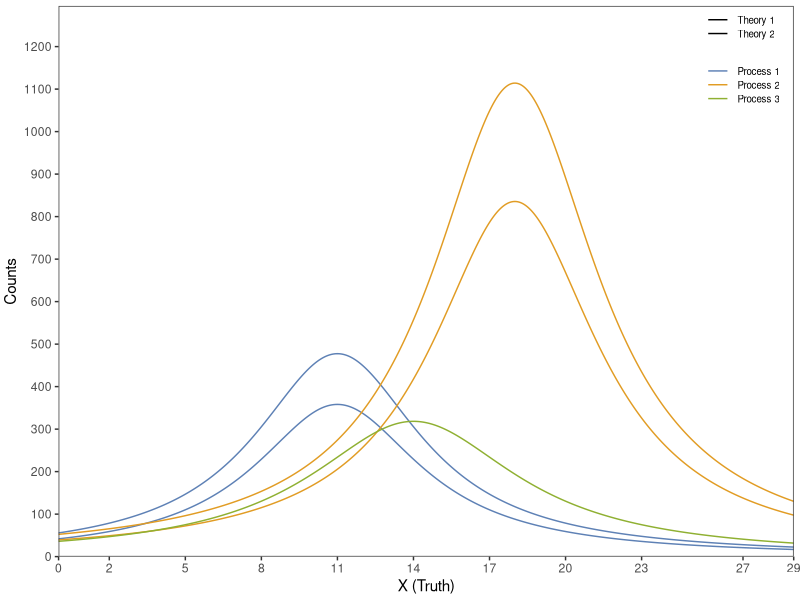
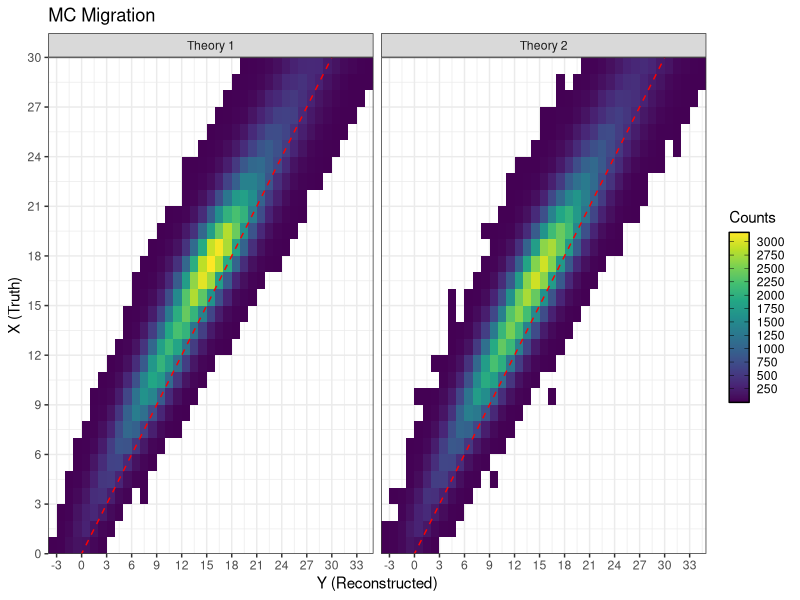

Source code (R) for these figures, in order: (Note: this script raises an error after producing the figures.)
## ---- chunk 1
library(tidyverse)
library(gridExtra)
library(grid)
library(gridtext)
library(gtable)
library(knitr)
library(RColorBrewer)
library(viridisLite)
library(viridis)
library(gtools)
library(cowplot)
library(egg)
## ---- chunk 2
set.seed(12321)
# Assume 10000 events
nsim_data <- 20000
dmrat <- 20
nsim_mc <- dmrat*nsim_data

# Two possible types of processes with different means but equal variances
loctn <- c(11,18,14)
scale <- c(4,4,5)
p <- 0.25
p1 <- c(0.3,0.7)
p2 <- c((1-p)*p1[1],(1-p)*p1[2],p)
p3 <- p2 + c(-0.04,0.03,0.01)

events_data1 <- c(rmultinom(1, nsim_data, p1))
events_data2 <- c(rmultinom(1, nsim_data, p2))
events_data3 <- c(rmultinom(1, nsim_data, p3))

events_mc1 <- c(rmultinom(1, nsim_mc, p1))
events_mc2 <- c(rmultinom(1, nsim_mc, p2))

x1_data1 <- rcauchy(events_data1[1], location = loctn[1], scale = scale[1])
x2_data1 <- rcauchy(events_data1[2], location = loctn[2], scale = scale[2])
x1_data2 <- rcauchy(events_data2[1], location = loctn[1], scale = scale[1])
x2_data2 <- rcauchy(events_data2[2], location = loctn[2], scale = scale[2])
x3_data2 <- rcauchy(events_data2[3], location = loctn[3], scale = scale[3])
x1_data3 <- rcauchy(events_data3[1], location = loctn[1], scale = scale[1])
x2_data3 <- rcauchy(events_data3[2], location = loctn[2], scale = scale[2])
x3_data3 <- rcauchy(events_data3[3], location = loctn[3], scale = scale[3])
x1_mc1 <- rcauchy(events_mc1[1], location = loctn[1], scale = scale[1])
x2_mc1 <- rcauchy(events_mc1[2], location = loctn[2], scale = scale[2])
x1_mc2 <- rcauchy(events_mc2[1], location = loctn[1], scale = scale[1])
x2_mc2 <- rcauchy(events_mc2[2], location = loctn[2], scale = scale[2])
x3_mc2 <- rcauchy(events_mc2[3], location = loctn[3], scale = scale[3])

x_data <- c(x1_data1,x2_data1,
            x1_data2,x2_data2,x3_data2,
            x1_data3,x2_data3,x3_data3)
x_mc <- c(x1_mc1,x2_mc1,
          x1_mc2,x2_mc2,x3_mc2)

# Efficiency
xdetected_data <- rbernoulli(nsim_data,1-exp(-sqrt(abs(x_data))/4)) == 1
xdetected_mc <- rbernoulli(nsim_mc,1-exp(-sqrt(abs(x_mc))/4)) == 1

# Add Smearing
err_mu_data <- -abs(x_data)^(1/4)
err_sd_data <- log((abs(x_data)+10)/4)
y_data <- x_data + rnorm(3*nsim_data, mean = err_mu_data, sd = err_sd_data)

err_mu_mc <- -abs(x_mc)^(1/4)
err_sd_mc <- log((abs(x_mc)+10)/4)
y_mc <- x_mc + rnorm(2*nsim_mc, mean = err_mu_mc, sd = err_sd_mc)

# Binned representation
xymin <- 2
xymax <- 27
xystep <- 3
dxy <- 2
xyaxes <- c(xymin-dxy,xymin,
            seq(xymin+xystep,xymax-xystep,xystep),
            xymax,xymax+dxy)

sims_data <- tibble("Theory" = 
                      rep(c("Theory 1","Theory 2","Theory 3"),
                          each = nsim_data),
                    "Truth" = x_data,
                    "Reconstructed" = y_data,
                    "Detected" = xdetected_data) %>%
  filter(Truth <= 30 & Truth >= 0)
sims_mc <- tibble("Theory" = 
                    rep(c("Theory 1","Theory 2"),
                        each = nsim_mc),
                  "Truth" = x_mc,
                  "Reconstructed" = y_mc,
                  "Detected" = xdetected_mc) %>%
  filter(Truth <= 30 & Truth >= 0)


bins_data <- sims_data %>%
  pivot_longer(c(Reconstructed,Truth), 
               names_to = "Treatment", 
               values_to = "Bin") %>%
  mutate(Bin = ceiling(Bin)) %>%
  filter(Bin <= 30 & Bin >= 1) %>%
  filter((Treatment == "Reconstructed" & Detected == TRUE) | Treatment == "Truth") %>%
  count(Theory, Bin, Treatment, name = "Counts") %>%
  complete(Theory, Bin=1:30, Treatment, fill = list(Counts=0)) %>%
  mutate(LBin = Bin-1,
         LCounts = cbind(
           rbind(diag(rep(1,62))[c(3,4,3:58,61,62),-c(1,2)],diag(0,60),diag(0,60)),
           rbind(diag(0,60),diag(rep(1,62))[c(3,4,3:58,61,62),-c(1,2)],diag(0,60)),
           rbind(diag(0,60),diag(0,60),diag(rep(1,62))[c(3,4,3:58,61,62),-c(1,2)])) %*% 
           Counts) %>%
  mutate(Density = Counts/nsim_data,
         LDensity = LCounts/nsim_data) %>%
  select(Theory, Treatment,LBin,Bin,LCounts,Counts,LDensity,Density)

bins_mc <- sims_mc %>%
  pivot_longer(c(Reconstructed,Truth), 
               names_to = "Treatment", 
               values_to = "Bin") %>%
  mutate(Bin = ceiling(Bin)) %>%
  filter(Bin <= 30 & Bin >= 1) %>%
  filter((Treatment == "Reconstructed" & Detected == TRUE) | Treatment == "Truth") %>%
  count(Theory, Bin, Treatment, name = "Counts") %>%
  complete(Theory, Bin=1:30,  Treatment, fill = list(Counts=0)) %>%
  mutate(LBin = Bin-1,
         LCounts = cbind(
           rbind(diag(rep(1,62))[c(3,4,3:58,61,62),-c(1,2)],diag(0,60)),
           rbind(diag(0,60),diag(rep(1,62))[c(3,4,3:60),-c(1,2)])) %*% 
           Counts) %>%
  mutate(Density = Counts/nsim_data,
         LDensity = LCounts/nsim_data) %>%
  select(Theory,Treatment,LBin,Bin,LCounts,Counts,LDensity,Density)

bins_all <- rbind(bins_data,bins_mc) %>%
  mutate(Source = c(rep("Data",180),rep("MC",120)),
         LCounts = LCounts/c(rep(1,180),rep(dmrat,120)),
         Counts = Counts/c(rep(1,180),rep(dmrat,120))) %>%
  mutate(Name = paste(Treatment,Source)) %>%
  filter(Source == "MC" | Treatment == "Reconstructed")

bins_all$Name[which(bins_all$Source == "Data")] <- "Reconstructed Data"

#max(sims_mc$Truth,sims_mc$Reconstructed,sims_data$Truth,sims_data$Reconstructed)
## ---- chunk 3
# Continuous representation
X <- seq(0,30,0.01)
nx <- length(X)

fp1x <- dcauchy(X, location = loctn[1], scale = scale[1]) 
fp2x <- dcauchy(X, location = loctn[2], scale = scale[2])
fp3x <- dcauchy(X, location = loctn[3], scale = scale[3])
#fx <- p*dlnorm(X, meanlog = 2.25, sdlog = 0.25) +
#  (1-p)*dlnorm(X, meanlog = 2.8, sdlog = 0.15)

fpx_truth1 <- tibble(X = rep(X,2), Density = c(p1[1]*fp1x,p1[2]*fp2x), 
                     Process = rep(c("Process 1","Process 2"), each = nx),
                     Theory = rep("Theory 1",2*nx))
fpx_truth2 <- tibble(X = rep(X,3), Density = c(p2[1]*fp1x,p2[2]*fp2x,p2[3]*fp3x), 
                     Process = rep(c("Process 1","Process 2","Process 3"), each = nx),
                     Theory = rep("Theory 2",3*nx))
fx_truth1 <- tibble(X = X, Density = p1[1]*fp1x + p1[2]*fp2x, 
                    Theory = rep("Theory 1",nx),Treatment = rep("Truth",nx))
fx_truth2 <- tibble(X = X, Density = p2[1]*fp1x + p2[2]*fp2x + p2[3]*fp3x,
                    Theory = rep("Theory 2",nx),Treatment = rep("Truth",nx))
fy_truth1 <- read.csv("f1yEstimate.csv") %>% 
  mutate(Theory = "Theory 1", Treatment = "Reconstructed")
fy_truth2 <- read.csv("f2yEstimate.csv") %>% 
  mutate(Theory = "Theory 2", Treatment = "Reconstructed")
names(fy_truth1)[1] <- names(fx_truth1)[1] <- 
  names(fy_truth2)[1] <- names(fx_truth2)[1] <- "XY"

# Binned expected counts
bins_expected1 <- read.csv("hist1Expected.csv") %>%
  mutate(LDensity = LCounts,
         Density = Counts,
         LCounts = LCounts*nsim_data,
         Counts = Counts*nsim_data)
bins_expected2 <- read.csv("hist2Expected.csv") %>%
  mutate(LDensity = LCounts,
         Density = Counts,
         LCounts = LCounts*nsim_data,
         Counts = Counts*nsim_data)

# Counts max
fmax_density <- 1.05*max(c(bins_data$Density,bins_mc$Density,
                           fx_truth1$Density,fx_truth2$Density,
                           fy_truth1$Density,fy_truth2$Density,
                           bins_expected1$Density,bins_expected2$Density))
fmax_count <- 1.05*max(c(bins_data$Counts,bins_mc$Counts/dmrat,
                         fx_truth1$Density*nsim_data,fx_truth2$Density*nsim_data,
                         fy_truth1$Density*nsim_data,fy_truth2$Density*nsim_data,
                         bins_expected1$Counts,bins_expected2$Counts))
## ---- chunk 4
# Plotting
continuous1 <- ggplot() + 
  theme_bw() +
  geom_line(data = filter(rbind(fpx_truth1,fpx_truth2),
                            X >= xymin-dxy &
                            X <= xymax+dxy),
            mapping = aes(x = X, 
                          y = nsim_data*Density,
                      color = Process,
                   linetype = Theory)) +
  scale_color_manual(name = NA,
                     labels = c("Process 1",
                                "Process 2",
                                "Process 3"),
                     breaks = c("Process 1",
                                "Process 2",
                                "Process 3"),
                     values = c("Process 1" = "#5e81b5",#alpha("#009E73",0.6),
                                "Process 2" = "#e19c24",#alpha("#0072B2",0.6),
                                "Process 3" = "#8fb032")) +#alpha("#0072B2",1))) +
  scale_linetype_manual(name = NA,
                        labels = c("Theory 1",
                                   "Theory 2"),
                        breaks = c("Theory 1",
                                   "Theory 2"),
                        values = c("Theory 1" = "solid",
                                   "Theory 2" = "solid")) +
  scale_x_continuous("X (Truth)",
                     breaks = xyaxes, 
                     limits = c(xymin-dxy,xymax+dxy), 
                     expand = c(0,0)) +
  scale_y_continuous("Counts",
                     limits = c(0,fmax_count), expand = c(0,0),
                     breaks = seq(0,ceiling(fmax_count),100))+
  theme(panel.grid.major = element_blank(),
        panel.grid.minor = element_blank(), 
        plot.margin = margin(0.15, 0.16, 0.12, 0.1, "cm"),
        legend.text = element_text(size = 7),
        legend.title = element_blank(),
        legend.position = c(.99, 0.99),
        legend.justification = c("right", "top"),
        legend.box.just = "left",
        legend.key.height = unit(10,"points"),
        legend.margin = margin(1,5,5,5,"pt"))

continuous2 <- ggplot() + 
  theme_bw() +
  geom_line(data = rbind(fx_truth1,fx_truth2,
                         fy_truth1,fy_truth2) %>%
              filter(Theory == "Theory 1"),
            mapping = aes(x = XY, 
                          y = nsim_data*Density,
                      color = Treatment),
            alpha = 0.7) +
  geom_line(data = rbind(fx_truth1,fx_truth2,
                         fy_truth1,fy_truth2) %>%
              filter(Theory == "Theory 2"),
            mapping = aes(x = XY, 
                          y = nsim_data*Density,
                   linetype = Treatment),
            color = rep(c("#8fb032","#eb6235"), each=nx),
            alpha = 0.7) +
  scale_color_manual(name = NA,
                     labels = c("Truth",
                                "Reconstructed"),
                     breaks = c("Truth",
                                "Reconstructed"),
                     values = c("Truth" = "#5e81b5",
                                "Reconstructed" = "#e19c24")) + 
  scale_linetype_manual(name = NA,
                        labels = c("Truth",
                                   "Reconstructed"),
                        breaks = c("Truth",
                                   "Reconstructed"),
                        values = c("Truth" = "solid",
                                   "Reconstructed" = "solid")) +
  guides(color = guide_legend(title = "Theory 1", order = 1, 
                              override.aes = list(shape = NA,
                                                  alpha = 0.7),
                              title.vjust = unit(-0.2, "pt")),
         linetype = guide_legend(title = "Theory 2", order = 2, 
                                 override.aes = list(color = c("#8fb032","#eb6235"),
                                                     alpha = c(0.8,0.8)),
                                 title.vjust = unit(-0.2, "pt"))) +
  scale_x_continuous("X (Truth), Y (Reconstructed)",
                     breaks = seq(0,30,3), 
                     limits = c(0,30), 
                     expand = c(0,0)) +
  scale_y_continuous("Counts",
                     limits = c(0,fmax_count), expand = c(0,0),
                     breaks = seq(0,ceiling(fmax_count),100)) +
  labs(title = "Scaled Exact Distributions") +
  theme(legend.text = element_text(size = 8),
        legend.title = element_text(size = 9),
        legend.justification = c("left", "top"),
        legend.box.just = "left",
        legend.spacing.y = unit(1, "pt"),
        legend.key.height = unit(10,"points"),
        legend.margin = margin(1,5,5,5,"pt"),
        aspect.ratio = 1,
        axis.title.y = element_blank())

# eb6235
# 8fb032

## ---- chunk 5
################### MC and Data #################################

discrete_DataMC <- ggplot() + 
  theme_bw() +
  geom_segment(data = filter(bins_all,
                               LBin >= 0 &
                               Bin <= 30 &
                               Source == "MC" &
                               Theory == "Theory 1"),
               mapping = aes(x = LBin,
                             y = Counts,
                          xend = Bin,
                          yend = Counts,
                         color = Name),
               alpha = 0.7) +
  geom_segment(data = filter(bins_all,
                               LBin >= 0 &
                               Bin <= 30 &
                               Source == "MC" &
                               Theory == "Theory 1"),
               mapping = aes(x = LBin,
                             y = LCounts,
                          xend = LBin,
                          yend = Counts,
                         color = Name),
               alpha = 0.7) +
  geom_segment(data = bins_all %>% 
                 filter(LBin >= 0 &
                          Bin <= 30 &
                          Source == "MC" &
                          Theory == "Theory 2") %>%
                 arrange(desc(Treatment)),
               mapping = aes(x = LBin,
                             y = Counts,
                          xend = Bin,
                          yend = Counts,
                      linetype = Name),
                         color = rep(c("#eb6235","#8fb032"),each=30),
               alpha = 0.7) +
  geom_segment(data = bins_all %>% 
                 filter(LBin >= 0 &
                          Bin <= 30 &
                          Source == "MC" &
                          Theory == "Theory 2") %>% 
                 arrange(desc(Treatment)),
               mapping = aes(x = LBin,
                             y = LCounts,
                          xend = LBin,
                          yend = Counts,
                      linetype = Name),
                         color = rep(c("#eb6235","#8fb032"),each=30),
               alpha = 0.7) +
  geom_point(data = bins_all %>% 
               filter(LBin >= 0 & Bin <= 30 &
                        Source == "Data" & Theory == "Theory 2"),
             mapping = aes(x = LBin+0.5,
                           y = Counts,
                           fill = "Reconstructed"),
             shape = 20, color = "black") +
  scale_x_continuous("X (Truth), Y (Reconstructed)",
                     breaks = seq(0,30,3), 
                     limits = c(0,30), 
                     expand = c(0,0)) +
  scale_y_continuous("Counts",
                     limits = c(0,fmax_count), expand = c(0,0),
                     breaks = seq(0,ceiling(fmax_count),100)) +
  scale_color_manual(name = NA,
                     labels = c("Truth",
                                "Reconstructed"),
                     breaks = c("Truth MC",
                                "Reconstructed MC"),
                     values = c("Truth MC" = "#5e81b5",
                                "Reconstructed MC" = "#e19c24")) + #"#eb6235","#8fb032"
  scale_linetype_manual(name = NA,
                        labels = c("Truth",
                                   "Reconstructed"),
                        breaks = c("Truth MC",
                                   "Reconstructed MC"),
                        values = c("Truth MC" = "solid",
                                   "Reconstructed MC" = "solid")) +
  guides(color = guide_legend(title = "Theory 1", order = 1, 
                              override.aes = list(shape = NA,
                                                  alpha = 0.7),
                              title.vjust = unit(-0.5, "pt")),
         linetype = guide_legend(title = "Theory 2", order = 2, 
                                 override.aes = list(color = c("#eb6235","#8fb032"),
                                                     alpha = 0.7),
                                 title.vjust = unit(-0.5, "pt")),
         fill = guide_legend(title = "Data", order = 3, title.vjust = unit(-0.5, "pt"))) +
  labs(title = "MC Simulations and ''Data''") +
  theme(legend.title = element_text(size = 9),
        legend.text = element_text(size = 8),
        legend.box.just = "left",
        legend.spacing.y = unit(-2.5, "pt"),
        legend.key.height = unit(10,"points"),
        aspect.ratio = 1,
        axis.text.y = element_blank(),
        axis.ticks.y = element_blank(),
        axis.title.y = element_blank())
## ---- chunk 6
########## MIGRATION ###########################################################

migration <- sims_mc %>%
  filter(Detected == TRUE &
           Truth <= 30 & Truth >= 0) %>%
  ggplot() +
    scale_y_continuous(breaks = seq(0,30,by=3),
                       limits = c(0,30), 
                       expand = c(0,0)) +
    scale_x_continuous(breaks = seq(-3,33,by=3), 
                       limits = c(-4,35), 
                       expand = c(0,0)) +
    theme_bw() +
    stat_bin2d(mapping = aes(x = Reconstructed, 
                             y = Truth), 
               breaks = list(x = seq(-4,35,1),
                             y = seq(0,30,1))) +
    labs(x = "Y (Reconstructed)", y = "X (Truth)",
         title = "MC Migration") +
    geom_abline(intercept=0,slope=1,lty="dashed",col="red") +
    facet_wrap(Theory~., ncol = 2)

gradient_max <- max(ggplot_build(migration)$data[[1]]$count)
gmins <- abs(floor(gradient_max/10^(floor(log10(gradient_max))-1))/
               c(5,10,20,25,50)-1)
gradient_step <- c(5,10,20,25,50)[which(gmins == min(gmins))]*
  10^(floor(log10(gradient_max))-2)

migration <- migration +
  scale_fill_gradientn(colours = viridis(11),
                       breaks = seq(0,gradient_max,gradient_step),
                       guide = guide_colourbar(barwidth = 1, 
                                               barheight = 8.5,
                                               frame.colour = "black",
                                               ticks.colour = "black",
                                               title = "Counts"))
## ---- chunk 7
plot1 <- ggplotGrob(continuous2 + theme(legend.position = "none",
                                        axis.title.x = element_blank()))
plot2 <- ggplotGrob(discrete_DataMC + theme(legend.position = "none",
                                        axis.title.x = element_blank()))
#list(plot1$widths,plot2$widths)

#plot1$widths[3] <- plot2$widths[9]
#plot1$widths[6] <- plot2$widths[6]

egg::ggarrange(continuous2 + theme(legend.position = "none", axis.title.x = element_blank()), 
               discrete_DataMC + theme(axis.title.x = element_blank()), nrow = 1,
               left = textGrob("Counts", rot = 90, vjust = 0.25),
               bottom = textGrob("X (Truth), Y (Reconstructed)", hjust = 0.8))
## ---- chunk 8
### Data 1
dataReco1 <- sims_data %>%
  filter(Theory == "Theory 1" &
           Truth <= 30 & Truth >= 0 &
           Detected == TRUE) %>%
  mutate(Bin = ceiling(Reconstructed)) %>%
  count(Bin, name = "Counts") %>%
  select(Bin, Counts)
sidedata1 <- dataReco1 %>%
  filter(Bin < 1 | Bin > 30) %>% pull(Bin)
dataReco1 <- dataReco1 %>%
  filter(Bin >= 1 & Bin <= 30) %>%
  rbind(dataReco1 %>% filter(Bin < 1 | Bin > 30) %>%
          mutate(Counts = sum(Counts)) %>% 
          filter(Bin == 31))

dataTruth1 <- sims_data %>%
  filter(Theory == "Theory 1" &
           Truth <= 30 & Truth >= 0) %>%
  mutate(Bin = ceiling(Truth)) %>%
  count(Bin, name = "Counts") %>%
  select(Bin, Counts)

### Data 2
dataReco2 <- sims_data %>%
  filter(Theory == "Theory 2" &
           Truth <= 30 & Truth >= 0 &
           Detected == TRUE) %>%
  mutate(Bin = ceiling(Reconstructed)) %>%
  count(Bin, name = "Counts") %>%
  select(Bin, Counts)
sidedata2 <- dataReco2 %>%
  filter(Bin < 1 | Bin > 30) %>% pull(Bin)
dataReco2 <- dataReco2 %>%
  filter(Bin >= 1 & Bin <= 30) %>%
  rbind(dataReco2 %>% filter(Bin < 1 | Bin > 30) %>%
          mutate(Counts = sum(Counts)) %>% 
          filter(Bin == 31))

dataTruth2 <- sims_data %>%
  filter(Theory == "Theory 2" &
           Truth <= 30 & Truth >= 0) %>%
  mutate(Bin = ceiling(Truth)) %>%
  count(Bin, name = "Counts") %>%
  select(Bin, Counts)

### Data 3
dataReco3 <- sims_data %>%
  filter(Theory == "Theory 3" &
           Truth <= 30 & Truth >= 0 &
           Detected == TRUE) %>%
  mutate(Bin = ceiling(Reconstructed)) %>%
  count(Bin, name = "Counts") %>%
  select(Bin, Counts)
sidedata3 <- dataReco3 %>%
  filter(Bin < 1 | Bin > 30) %>% pull(Bin)
dataReco3 <- dataReco3 %>%
  filter(Bin >= 1 & Bin <= 30) %>%
  rbind(dataReco2 %>% filter(Bin < 1 | Bin > 30) %>%
          mutate(Counts = sum(Counts)) %>% 
          filter(Bin == 31))

dataTruth3 <- sims_data %>%
  filter(Theory == "Theory 3" &
           Truth <= 30 & Truth >= 0) %>%
  mutate(Bin = ceiling(Truth)) %>%
  count(Bin, name = "Counts") %>%
  select(Bin, Counts)

### MC 1
mcReco1 <- sims_mc %>%
  filter(Theory == "Theory 1" &
           Truth <= 30 & Truth >= 0 &
           Detected == TRUE) %>%
  mutate(Bin = ceiling(Reconstructed)) %>%
  count(Bin, name = "Counts") %>%
  select(Bin, Counts)

sidemc1 <- mcReco1 %>%
  filter(Bin < 1 | Bin > 30) %>% pull(Bin)
mcmat1 <- matrix(rep(0,31*max(sidemc1-min(sidemc1)+1)),ncol=31)
mcmat1[(1:30-min(sidemc1)+1),1:30] <- diag(1,30)
mcmat1[(sidemc1-min(sidemc1)+1),31] <- 1

mcReco1 <- mcReco1 %>%
  filter(Bin >= 1 & Bin <= 30) %>%
  rbind(mcReco1 %>% filter(Bin < 1 | Bin > 30) %>%
          mutate(Counts = sum(Counts)) %>% 
          filter(Bin == 31))

mcTruth1 <- sims_mc %>%
  filter(Theory == "Theory 1" &
           Truth <= 30 & Truth >= 0) %>%
  mutate(Bin = ceiling(Truth)) %>%
  count(Bin, name = "Counts") %>%
  select(Bin, Counts)

### MC 2
mcReco2 <- sims_mc %>%
  filter(Theory == "Theory 2" &
           Truth <= 30 & Truth >= 0 &
           Detected == TRUE) %>%
  mutate(Bin = ceiling(Reconstructed)) %>%
  count(Bin, name = "Counts") %>%
  select(Bin, Counts)

sidemc2 <- mcReco2 %>%
  filter(Bin < 1 | Bin > 30) %>% pull(Bin)
mcmat2 <- matrix(rep(0,31*max(sidemc2-min(sidemc2)+1)),ncol=31)
mcmat2[(1:30-min(sidemc2)+1),1:30] <- diag(1,30)
mcmat2[(sidemc2-min(sidemc2)+1),31] <- 1

mcReco2 <- mcReco2 %>%
  filter(Bin >= 1 & Bin <= 30) %>%
  rbind(mcReco2 %>% filter(Bin < 1 | Bin > 30) %>%
          mutate(Counts = sum(Counts)) %>% 
          filter(Bin == 31))

mcTruth2 <- sims_mc %>%
  filter(Theory == "Theory 2" &
           Truth <= 30 & Truth >= 0) %>%
  mutate(Bin = ceiling(Truth)) %>%
  count(Bin, name = "Counts") %>%
  select(Bin, Counts)


## ---- chunk 9
BbB_bins <- tibble(Theory = c(rep(c("Theory 1","Theory 2","Theory 3"),each=60),
                              rep(c("Theory 1","Theory 2"),each=30)),
                   `Assumed Theory` = rep(rep(c("Theory 1","Theory 2"),each=30),4),
                   LBin = rep(0:29,8), Bin = rep(1:30,8),
                   LCounts = c(((mcTruth1$Counts/mcReco1$Counts[1:30])*
                                  dataReco1$Counts[1:30])[c(1,1:29)],
                               ((mcTruth2$Counts/mcReco2$Counts[1:30])*
                                  dataReco1$Counts[1:30])[c(1,1:29)],
                               ((mcTruth1$Counts/mcReco1$Counts[1:30])*
                                  dataReco2$Counts[1:30])[c(1,1:29)],
                               ((mcTruth2$Counts/mcReco2$Counts[1:30])*
                                  dataReco2$Counts[1:30])[c(1,1:29)],
                               ((mcTruth1$Counts/mcReco1$Counts[1:30])*
                                  dataReco3$Counts[1:30])[c(1,1:29)],
                               ((mcTruth2$Counts/mcReco2$Counts[1:30])*
                                  dataReco3$Counts[1:30])[c(1,1:29)],
                               mcTruth1$Counts[c(1,1:29)]/dmrat,
                               mcTruth2$Counts[c(1,1:29)]/dmrat),
                   Counts = c((mcTruth1$Counts/mcReco1$Counts[1:30])*
                                dataReco1$Counts[1:30],
                              (mcTruth2$Counts/mcReco2$Counts[1:30])*
                                dataReco1$Counts[1:30],
                              (mcTruth1$Counts/mcReco1$Counts[1:30])*
                                dataReco2$Counts[1:30],
                              (mcTruth2$Counts/mcReco2$Counts[1:30])*
                                dataReco2$Counts[1:30],
                              (mcTruth1$Counts/mcReco1$Counts[1:30])*
                                dataReco3$Counts[1:30],
                              (mcTruth2$Counts/mcReco2$Counts[1:30])*
                                dataReco3$Counts[1:30],
                              mcTruth1$Counts/dmrat,
                              mcTruth2$Counts/dmrat),
                   Name = c(rep(c("Theory 1 Data","Theory 2 Data",
                                  "Theory 3 Data"),each=60),
                            rep("MC",60)))

BbB_bins_res <- BbB_bins
BbB_bins_res <- BbB_bins_res %>% 
  mutate(`Assumed Theory` = rep(rep(c("Theory 1 Residuals",
                                      "Theory 2 Residuals"),each=30),4),
         LCounts = rep(c(0,mcTruth1$Counts[1:29]/dmrat,
                         0,mcTruth2$Counts[1:29]/dmrat),4) - LCounts,
         Counts = rep(c(mcTruth1$Counts/dmrat,
                        mcTruth2$Counts/dmrat),4) - Counts)
BbB_bins <- rbind(BbB_bins,BbB_bins_res)


ggplot() + 
  theme_bw() +
  geom_rect(data = BbB_bins %>%
              mutate(ymin = Counts - 
                       rep(sqrt(c((mcTruth1$Counts^2/
                                 mcReco1$Counts[1:30]),
                              (mcTruth2$Counts^2/
                                 mcReco2$Counts[1:30]))),8),
                     ymax = Counts + 
                       rep(sqrt(c((mcTruth1$Counts^2/
                                 mcReco1$Counts[1:30]),
                              (mcTruth2$Counts^2/
                                 mcReco2$Counts[1:30]))),8),
                     xmin = LBin, xmax = Bin),
            mapping = aes(xmin=xmin,ymin=ymin,
                          xmax=xmax,ymax=ymax,
                          fill=Name),alpha=0.2) +
  geom_segment(data = BbB_bins,
               mapping = aes(x = LBin,
                             y = Counts,
                          xend = Bin,
                          yend = Counts,
                         color = Name),
               alpha = 0.7) +
  geom_segment(data = BbB_bins,
               mapping = aes(x = LBin,
                             y = LCounts,
                          xend = LBin,
                          yend = Counts,
                         color = Name),
               alpha = 0.7) +
  scale_x_continuous("X (Truth)",
                     breaks = seq(0,30,by=3), 
                       limits = c(0,30), 
                       expand = c(0,0)) +
  scale_color_manual(labels = c("Theory 1 Data","Theory 2 Data","Theory 3 Data","MC"),
                     breaks = c("Theory 1 Data","Theory 2 Data","Theory 3 Data","MC"),
                     values = c("#5e81b5","#e19c24","#eb6235","#000000")) +
  scale_fill_manual(labels = c("Theory 1 Data","Theory 2 Data","Theory 3 Data","MC"),
                     breaks = c("Theory 1 Data","Theory 2 Data","Theory 3 Data","MC"),
                     values = c(alpha("#5e81b5",0.2),alpha("#e19c24",0.2),
                                alpha("#eb6235",0.2),NA)) +
  guides(fill = guide_legend("Key", override.aes = list(fill=c(alpha("#5e81b5",0.2),alpha("#e19c24",0.2),
                                alpha("#eb6235",0.2),NA))),
         color = guide_legend("Key")) +
  facet_wrap(`Assumed Theory` ~ ., ncol = 2, dir = "v", scales = "free")
## ---- chunk 10

biases <- c((mcTruth1$Counts/mcReco1$Counts[1:30] - 
  (bins_expected1 %>% filter(Treatment == "Truth") %>% pull(Counts))/
  (bins_expected1 %>% filter(Treatment == "Measured") %>% pull(Counts))) *
  (bins_expected1 %>% filter(Treatment == "Measured") %>% pull(Counts)),
  (mcTruth1$Counts/mcReco1$Counts[1:30] - 
  (bins_expected2 %>% filter(Treatment == "Truth") %>% pull(Counts))/
  (bins_expected2 %>% filter(Treatment == "Measured") %>% pull(Counts))) *
  (bins_expected2 %>% filter(Treatment == "Measured") %>% pull(Counts)),
  (mcTruth2$Counts/mcReco1$Counts[1:30] - 
  (bins_expected1 %>% filter(Treatment == "Truth") %>% pull(Counts))/
  (bins_expected1 %>% filter(Treatment == "Measured") %>% pull(Counts))) *
  (bins_expected1 %>% filter(Treatment == "Measured") %>% pull(Counts)),
  (mcTruth2$Counts/mcReco1$Counts[1:30] - 
  (bins_expected2 %>% filter(Treatment == "Truth") %>% pull(Counts))/
  (bins_expected2 %>% filter(Treatment == "Measured") %>% pull(Counts))) *
  (bins_expected2 %>% filter(Treatment == "Measured") %>% pull(Counts)),
  ((bins_expected1 %>% filter(Treatment == "Truth") %>% pull(Counts))/
  (bins_expected1 %>% filter(Treatment == "Measured") %>% pull(Counts))-
    (bins_expected2 %>% filter(Treatment == "Truth") %>% pull(Counts))/
  (bins_expected2 %>% filter(Treatment == "Measured") %>% pull(Counts))) *
    (bins_expected2 %>% filter(Treatment == "Measured") %>% pull(Counts)))

plot(c(-1,31), c(0,0), lty=2, ylim=c(min(biases),max(biases)), type="l")
lines(1:30, biases[1:30], col=2)
lines(1:30, biases[31:60], col=3)

plot(c(-1,31), c(0,0), lty=2, ylim=c(min(biases),max(biases)), type="l")
lines(1:30, biases[61:90], col=4)
lines(1:30, biases[91:120], col=6)
## ---- chunk 11
R_mc1 <- sims_mc %>%
  filter(Theory == "Theory 1" &
           Detected == TRUE &
           Truth <= 30 & Truth >= 0) %>%
  mutate(Truth = ceiling(Truth),
         Reconstructed = ceiling(Reconstructed)) %>%
  count(Truth, Reconstructed, name = "Counts") %>%
  complete(Reconstructed=max(Reconstructed):min(Reconstructed),
           Truth=1:30, fill = list(Counts=0)) %>%
  pull(Counts) %>% matrix(byrow = T, ncol = 30) %>% 
  t() %*% mcmat1 %>% t() * matrix(rep(1/mcTruth1$Counts,each=31),ncol=30)

R_mc2 <- sims_mc %>%
  filter(Theory == "Theory 2" &
           Detected == TRUE &
           Truth <= 30 & Truth >= 0) %>%
  mutate(Truth = ceiling(Truth),
         Reconstructed = ceiling(Reconstructed)) %>%
  count(Truth, Reconstructed, name = "Counts") %>%
  complete(Reconstructed=max(Reconstructed):min(Reconstructed),
           Truth=1:30, fill = list(Counts=0)) %>%
  pull(Counts) %>% matrix(byrow = T, ncol = 30) %>% 
  t() %*% mcmat2 %>% t() * matrix(rep(1/mcTruth2$Counts,each=31),ncol=30)


Vnu1 <- diag(mcReco1$Counts/dmrat)
Vnu2 <- diag(mcReco2$Counts/dmrat)

inv_R_mc1 <- solve(t(R_mc1) %*% solve(Vnu1) %*% R_mc1) %*% t(R_mc1) %*% solve(Vnu1)
inv_R_mc2 <- solve(t(R_mc2) %*% solve(Vnu2) %*% R_mc2) %*% t(R_mc2) %*% solve(Vnu2)

Vmu1 <- inv_R_mc1 %*% Vnu1 %*% t(inv_R_mc1)
Vmu2 <- inv_R_mc2 %*% Vnu2 %*% t(inv_R_mc2)

data1_unfolded_mc1 <- inv_R_mc1 %*% dataReco1$Counts
data1_unfolded_mc2 <- inv_R_mc2 %*% dataReco1$Counts
data2_unfolded_mc1 <- inv_R_mc1 %*% dataReco2$Counts
data2_unfolded_mc2 <- inv_R_mc2 %*% dataReco2$Counts
data3_unfolded_mc1 <- inv_R_mc1 %*% dataReco3$Counts
data3_unfolded_mc2 <- inv_R_mc2 %*% dataReco3$Counts
mc1_unfolded_mc1 <- inv_R_mc1 %*% mcReco1$Counts
mc1_unfolded_mc2 <- inv_R_mc2 %*% mcReco1$Counts
mc2_unfolded_mc1 <- inv_R_mc1 %*% mcReco2$Counts
mc2_unfolded_mc2 <- inv_R_mc2 %*% mcReco2$Counts
## ---- chunk 12
bins_hat <- tibble(Theory = c(rep(c(rep(c("Theory 1","Theory 2","Theory 3"),each=30),
                                    rep(c("Theory 1","Theory 2"),each=30)),2),
                              c(rep(c("Theory 1","Theory 2","Theory 3"),each=60),
                                  rep(c("Theory 1","Theory 2"),each=60))),
                   `Assumed Theory` = c(rep(c(rep(c("Theory 1","Theory 2","Theory 3"),each=30),
                                    rep(c("Theory 1","Theory 2"),each=30)),2),
                              c(rep(rep(c("Theory 1","Theory 2"),each=30),5))),
                   LBin = rep(0:29,20),
                   Bin = rep(1:30,20),
                   LCounts = c(dataReco1$Counts[c(1,1:29)],
                               dataReco2$Counts[c(1,1:29)],
                               dataReco3$Counts[c(1,1:29)],
                               mcReco1$Counts[c(1,1:29)]/dmrat,
                               mcReco2$Counts[c(1,1:29)]/dmrat,
                               dataTruth1$Counts[c(1,1:29)],
                               dataTruth2$Counts[c(1,1:29)],
                               dataTruth3$Counts[c(1,1:29)],
                               mcTruth1$Counts[c(1,1:29)]/dmrat,
                               mcTruth2$Counts[c(1,1:29)]/dmrat,
                               data1_unfolded_mc1[c(1,1:29)],
                               data1_unfolded_mc2[c(1,1:29)],
                               data2_unfolded_mc1[c(1,1:29)],
                               data2_unfolded_mc2[c(1,1:29)],
                               data3_unfolded_mc1[c(1,1:29)],
                               data3_unfolded_mc2[c(1,1:29)],
                               mc1_unfolded_mc1[c(1,1:29)]/dmrat,
                               mc1_unfolded_mc2[c(1,1:29)]/dmrat,
                               mc2_unfolded_mc1[c(1,1:29)]/dmrat,
                               mc2_unfolded_mc2[c(1,1:29)]/dmrat),
                   Counts = c(dataReco1$Counts[1:30],
                              dataReco2$Counts[1:30],
                              dataReco3$Counts[1:30],
                              mcReco1$Counts[1:30]/dmrat,
                              mcReco2$Counts[1:30]/dmrat,
                              dataTruth1$Counts,
                              dataTruth2$Counts,
                              dataTruth3$Counts,
                              mcTruth1$Counts/dmrat,
                              mcTruth2$Counts/dmrat,
                              data1_unfolded_mc1,
                              data1_unfolded_mc2,
                              data2_unfolded_mc1,
                              data2_unfolded_mc2,
                              data3_unfolded_mc1,
                              data3_unfolded_mc2,
                              mc1_unfolded_mc1/dmrat,
                              mc1_unfolded_mc2/dmrat,
                              mc2_unfolded_mc1/dmrat,
                              mc2_unfolded_mc2/dmrat),
                   Treatment = c(rep(c("Reconstructed","Truth"),each=5*30),
                                 rep("TruthHat",300)),
                   Source = c(rep("Data",3*30),rep("MC",2*30),
                              rep("Data",3*30),rep("MC",2*30),
                              rep("Data",6*30),rep("MC",4*30)),
                   Name = c(rep("Theory 1 Reconstucted Data",30),
                            rep("Theory 2 Reconstucted Data",30),
                            rep("Theory 3 Reconstucted Data",30),
                            rep("Theory 1 Reconstucted MC",30),
                            rep("Theory 2 Reconstucted MC",30),
                            rep("Theory 1 Truth Data",30),
                            rep("Theory 2 Truth Data",30),
                            rep("Theory 3 Truth Data",30),
                            rep("Theory 1 Truth MC",30),
                            rep("Theory 2 Truth MC",30),
                            rep("Theory 1 Unfolded Data",60),
                            rep("Theory 2 Unfolded Data",60),
                            rep("Theory 3 Unfolded Data",60),
                            rep("Theory 1 Unfolded MC",60),
                            rep("Theory 2 Unfolded MC",60)),
                   Error = c(sqrt(diag(Vnu1))[1:30],
                             sqrt(diag(Vnu2))[1:30],
                             rep(0,30),
                             sqrt(diag(Vmu1)),
                             sqrt(diag(Vmu2)),
                             rep(0,11*30),
                             sqrt(diag(Vmu1)),
                             sqrt(diag(Vmu2)),
                             sqrt(diag(Vmu1)),
                             sqrt(diag(Vmu2))))

ggplot() + 
  theme_bw() +
  geom_segment(data = bins_hat %>%
                 filter(Source == "MC" & 
                          Treatment == "Truth") %>%
                 select(LBin,Counts,Bin),
               mapping = aes(x = LBin,
                             y = Counts,
                          xend = Bin,
                          yend = Counts),
               alpha = 0.3) +
  geom_segment(data = bins_hat %>%
                 filter(Source == "MC" & 
                          Treatment == "Truth") %>%
                 select(LBin,LCounts,Counts),
               mapping = aes(x = LBin,
                             y = LCounts,
                          xend = LBin,
                          yend = Counts),
               alpha = 0.3) +
  geom_segment(data = bins_hat %>%
                 filter(Treatment == "TruthHat"),
               mapping = aes(x = LBin,
                             y = Counts,
                          xend = Bin,
                          yend = Counts,
                         color = `Assumed Theory`),
               alpha = 0.7) +
  geom_segment(data = bins_hat %>%
                 filter(Treatment == "TruthHat"),
               mapping = aes(x = LBin,
                             y = LCounts,
                          xend = LBin,
                          yend = Counts,
                         color = `Assumed Theory`),
               alpha = 0.7) +
  scale_x_continuous(breaks = seq(0,30,by=3), 
                       limits = c(0,30), 
                       expand = c(0,0)) +
  scale_color_manual(values = c("#5e81b5","#e19c24")) +
  facet_wrap(Name ~ ., ncol = 3, scales = "free") +
  theme(legend.position = c(0.95, 0.1), legend.justification = c(1, 0))

## ---- chunk 13

C <- rbind(rep(0,30),cbind(diag(1,29),rep(0,29))) + 
  rbind(cbind(rep(0,29),diag(1,29)),rep(0,30)) +
  diag(c(-1,rep(-2,28),-1)) + diag(10^(-3),30)

A1 <- R_mc1 %*% diag(mcTruth1$Counts)
Ainv1 <- svd(A1)$v %*% solve(diag(svd(A1)$d)) %*% t(svd(A1)$u)

plot(1:30, svd(A1)$d, log="y")

#max(svd(A1)$d)/min(svd(A1)$d)

#svd(A1)$v %*% solve(diag(svd(A1)$d))^2 %*% t(svd(A1)$v)

y1 <- dataReco1$Counts/sqrt(mcReco1$Counts)
#t(svd(A1)$u) %*% y1


B1 <- Vnu1
Q1 <- svd(B1)$u
R1 <- diag(svd(B1)$d)
As1 <- t(t(Q1) %*% solve(R1)) %*% A1
Xinv1 <- diag(0,30)
for(j in 1:30){
  for(k in 1:30){
    Xinv1[j,k] <- (1/prod(mcTruth1$Counts[c(j,k)]))*sum(As1[,j]*As1[,k])
  }
}
bs1 <- diag(solve(R1)) * (Q1 %*% mcReco1$Counts)
U1 <- svd(As1 %*% solve(C))$u
V1 <- svd(As1 %*% solve(C))$v
d <- t(U1) %*% bs1

plot(1:30, abs(d), log="y")
abline(h = sqrt(pi)/2, lty = 2)

plot(1:30,rev(cumsum(rev(abs(d)))/(1:30)),log="y")
abline(h = sqrt(pi)/2, lty = 2)

A2 <- R_mc2 %*% diag(mcTruth2$Counts)
B2 <- Vnu2
Q2 <- svd(B2)$u
R2<- diag(svd(B2)$d)

inv_R_mc1 <- solve(t(R_mc1) %*% solve(Vnu1) %*% R_mc1) %*% t(R_mc1) %*% solve(Vnu1)
inv_R_mc2 <- solve(t(R_mc2) %*% solve(Vnu2) %*% R_mc2) %*% t(R_mc2) %*% solve(Vnu2)

Vmu1 <- inv_R_mc1 %*% Vnu1 %*% t(inv_R_mc1)
Vmu2 <- inv_R_mc2 %*% Vnu2 %*% t(inv_R_mc2)

data1_unfolded_mc1 <- inv_R_mc1 %*% dataReco1$Counts
data1_unfolded_mc2 <- inv_R_mc2 %*% dataReco1$Counts
data2_unfolded_mc1 <- inv_R_mc1 %*% dataReco2$Counts
data2_unfolded_mc2 <- inv_R_mc2 %*% dataReco2$Counts
data3_unfolded_mc1 <- inv_R_mc1 %*% dataReco3$Counts
data3_unfolded_mc2 <- inv_R_mc2 %*% dataReco3$Counts
mc1_unfolded_mc1 <- inv_R_mc1 %*% mcReco1$Counts
mc1_unfolded_mc2 <- inv_R_mc2 %*% mcReco1$Counts
mc2_unfolded_mc1 <- inv_R_mc1 %*% mcReco2$Counts
mc2_unfolded_mc2 <- inv_R_mc2 %*% mcReco2$Counts
